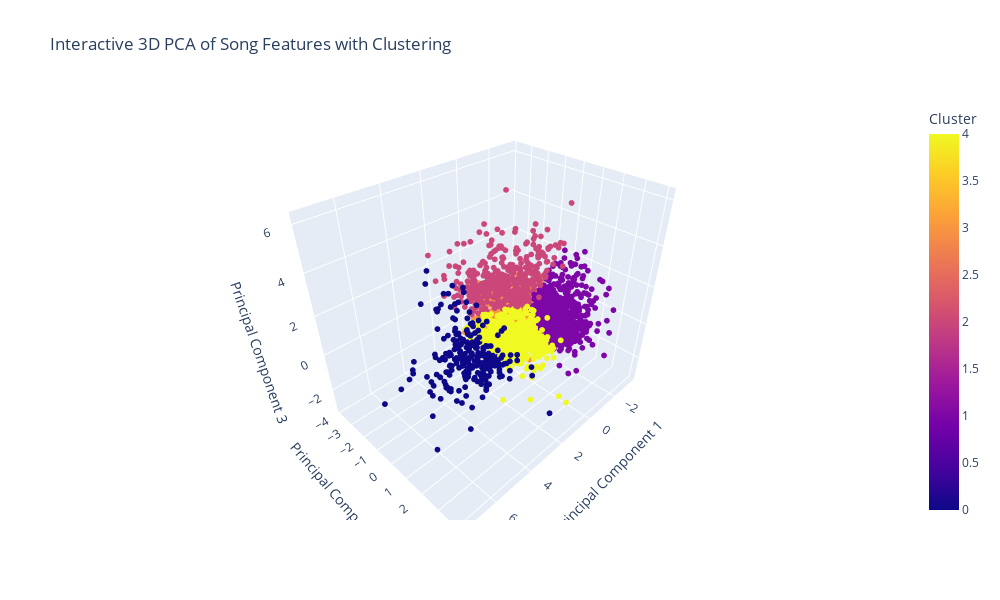

Notebook code cell kept with this figure:
### Code cell
import pandas as pd
from sklearn.decomposition import PCA
from sklearn.cluster import KMeans
import plotly.express as px

# Load the dataset
file_path = 'charawithdates.csv' # Change this to your local f
df = pd.read_csv(file_path)

# Selecting relevant features for PCA
features = ['Acousticness', 'Danceability', 'Energy', 'Instrumentalness', 'Liveness', 'Loudness', 'Speechiness', 'Tempo', 'Valence']

# Normalizing the features
df_normalized = (df[features] - df[features].mean()) / df[features].std()

# Applying PCA for 3 dimensions
pca_3d = PCA(n_components=3)
principal_components_3d = pca_3d.fit_transform(df_normalized)

# Creating a new DataFrame for the 3D PCA results
pca_df_3d = pd.DataFrame(data=principal_components_3d, columns=['PC1', 'PC2', 'PC3'])
pca_df_3d['Song'] = df['Name']

# Number of clusters
n_clusters = 5

# Applying KMeans clustering
kmeans = KMeans(n_clusters=n_clusters)
kmeans.fit(principal_components_3d)
labels = kmeans.labels_

# Adding cluster labels to the DataFrame
pca_df_3d['Cluster'] = labels

# Creating the interactive 3D plot with Plotly
fig = px.scatter_3d(pca_df_3d, x='PC1', y='PC2', z='PC3', color='Cluster', size_max = 0.1,
                    labels={'PC1': 'Principal Component 1', 'PC2': 'Principal Component 2', 'PC3': 'Principal Component 3'},
                    title='Interactive 3D PCA of Song Features with Clustering')

fig.update_layout(width=1000, height=600)  # Adjusting to full page layout
fig.update_traces(marker_size = 2)
fig.show()

### Figure 1 — Plotly figure (JSON) as saved in the notebook; plotly's stock layout.template omitted (floating-point values rounded to 4 significant figures; data arrays with more than 128 entries replaced by an {"elided": "..."} marker saying what was removed)
{"data": [{"hovertemplate": "Principal Component 1=%{x}<br>Principal Component 2=%{y}<br>Principal Component 3=%{z}<br>Cluster=%{marker.color}<extra></extra>", "legendgroup": "", "marker": {"color": {"elided": "2933 int values"}, "coloraxis": "coloraxis", "size": 2, "symbol": "circle"}, "mode": "markers", "name": "", "scene": "scene", "showlegend": false, "type": "scatter3d", "x": {"elided": "2933 float values"}, "y": {"elided": "2933 float values"}, "z": {"elided": "2933 float values"}}], "layout": {"coloraxis": {"colorbar": {"title": {"text": "Cluster"}}, "colorscale": [[0, "#0d0887"], [0.1111, "#46039f"], [0.2222, "#7201a8"], [0.3333, "#9c179e"], [0.4444, "#bd3786"], [0.5556, "#d8576b"], [0.6667, "#ed7953"], [0.7778, "#fb9f3a"], [0.8889, "#fdca26"], [1, "#f0f921"]]}, "height": 600, "legend": {"tracegroupgap": 0}, "scene": {"domain": {"x": [0, 1], "y": [0, 1]}, "xaxis": {"title": {"text": "Principal Component 1"}}, "yaxis": {"title": {"text": "Principal Component 2"}}, "zaxis": {"title": {"text": "Principal Component 3"}}}, "title": {"text": "Interactive 3D PCA of Song Features with Clustering"}, "width": 1000}}
